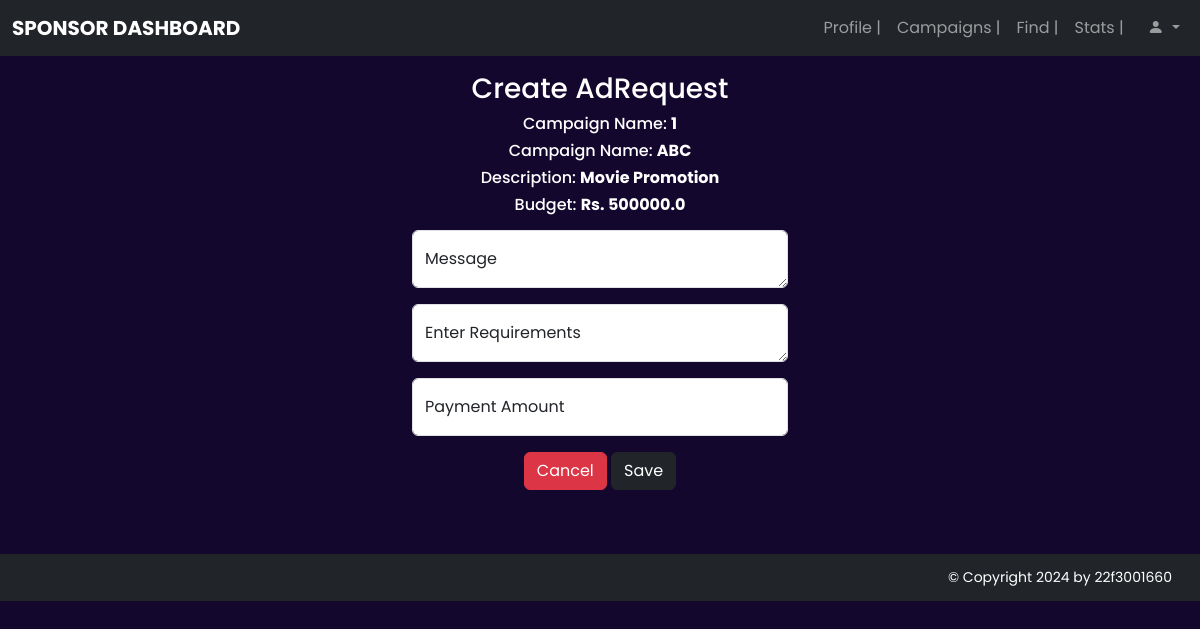
Screenshot of /sponsor/adrequests/create/1 with the database file from the repository.
### models/models.py (models this page shows)
class Campaign(db.Model):
  __tablename__ = 'campaigns'
  campaign_id = db.Column(db.Integer, autoincrement=True, primary_key=True)
  name = db.Column(db.String(200), nullable=False, unique=True)
  description = db.Column(db.String(500), nullable=False)
  start_date = db.Column(db.String(100), nullable=False)
  end_date = db.Column(db.String(100), nullable=False)
  budget = db.Column(db.Double, nullable=False)
  visibility = db.Column(db.String(100), nullable=False)
  goals = db.Column(db.String(500), nullable=False)
  timestamp = db.Column(db.DateTime, default=datetime.now(timezone.utc))
  status = db.Column(db.String(200), nullable=False) # Flagged or Unflagged
  validity = db.Column(db.String(200), nullable=False) #Active or Expired
  sponsor_id = db.Column(db.String(200), db.ForeignKey('sponsors.sponsor_id'))
  adrequests = db.relationship('AdRequest', backref='campaigns', lazy=True)
  add_campaign = db.relationship('AdRequest', cascade='all, delete-orphan', lazy=True)

### controllers/sponsor.py (the view)
@app.route('/sponsor/adrequests/create/<int:campaign_id>', methods=['GET', 'POST'])
def createAdrequest(campaign_id):
    if request.method == 'POST':
        new_adrequest = create_adrequest_from_form(campaign_id)
        db.session.add(new_adrequest)
        db.session.commit()
        return redirect(url_for('dashboardSponsor'))
    campaign = Campaign.query.filter_by(campaign_id=campaign_id).first()
    return render_template('/sponsor/adrequestscreate.html', campaign=campaign)

### templates/sponsor/adrequestscreate.html (shortened to what this page needs)
{% extends '/dashboards/basesponsor.html'%}
{% block content %}
<div id="adrequests" class="row justify-content-center"><br>
  <div class="col-md-4">
    <h3 class="text-center text-white">Create AdRequest</h3>
    <div class="text-center text-white">
      <h6>Campaign Name: <strong>{{campaign.campaign_id}}</strong></h6>
      <h6>Campaign Name: <strong>{{campaign.name}}</strong></h6>
      <h6>Description: <strong>{{campaign.description}}</strong></h6>
      <h6>Budget: <strong>Rs. {{campaign.budget}}</strong></h6>
    </div>
    <form action="/sponsor/adrequests/create/{{campaign.campaign_id}}" method="POST">
      <div class="form-floating mb-3 mt-3">
        <textarea class="form-control" id="message" placeholder="Enter Ad Message" name="message" required></textarea>
        <label for="message">Message</label>
      </div>
      <div class="form-floating mb-3">
        <textarea type="text" class="form-control" id="requirements" placeholder="Enter requirements" name="requirements" required></textarea>
        <label for="requirements">Enter Requirements</label>
      </div>
      <div class="form-floating mb-3">
        <input type="number" class="form-control" id="payment_amount" placeholder="Enter Your payment_amount" name="payment_amount" required>
        <label for="payment_amount">Payment Amount</label>
      </div>
      <div class='text-center m-3'>
        <a class="btn btn-danger" href="/sponsor/campaigns">Cancel</a>
       <input type="submit" value="Save" class="btn btn-dark">
        </div>
      </form>
  </div>
</div>
{% endblock %}

### static/css/style.css (style rules this page uses)
body { font-family: "Poppins", sans-serif; background-color: #13072e; }

### rows the page displays
Campaign: campaign_id "1", name "ABC", description "Movie Promotion", budget "500000.0"
